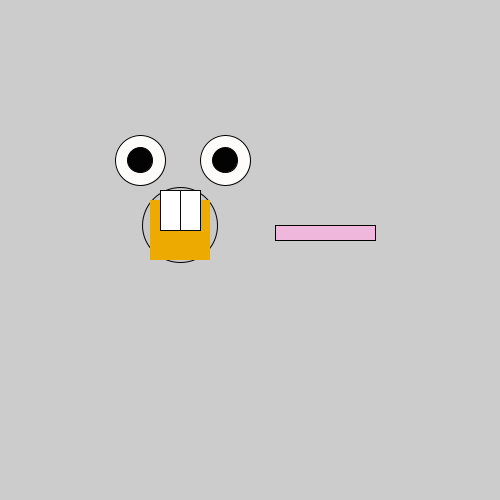
Frame 1 (no input)
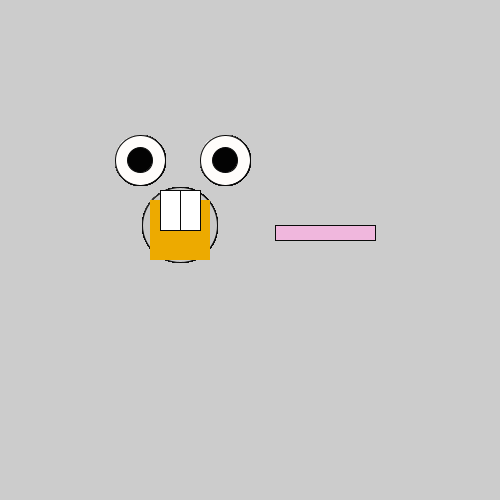
Frame 60 (the mouse pressed at the canvas centre just before this capture)
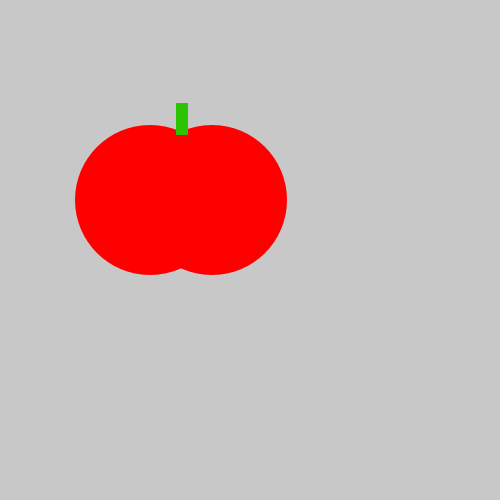
Frame 120 (the mouse held since frame 60 and released just before this capture)

The Processing sketch that drew these frames (run headless with seeded random() and noise(); from frame 60 on, the mouse is pressed at the canvas centre):

// Processing sketch: sketch_190209a
// ── sketch_190209a.pde
void setup() {
    size(500, 500);
}
void draw() {
  
fill(200,200,200);
   ellipse(180,225,75,75);
fill(#fffdfb);
ellipse(140,160,50,50);
fill(#fffdfb);
ellipse(225,160,50,50);
fill(#030303);
ellipse(140,160,25,25);
fill(#030303);
ellipse(225,160,25,25);
fill(#f0b7dd);
rect(275,225,100,15);
fill(#ffb700);
noStroke();
fill(#edaa00);
rect(150,200,60,60);
fill(#FFFFFF);
stroke(10);
rect(160,190,20,40);
rect(180,190,20,40);


if(mousePressed){


  background(200, 200, 200);
 
    noStroke();
    
 
       fill(#ff0000);
    ellipse(150, 200, 150, 150);
    ellipse(212, 200, 150, 150);
      fill(#2cc402);
    rect(176, 103, 12, 32);
    }    }
